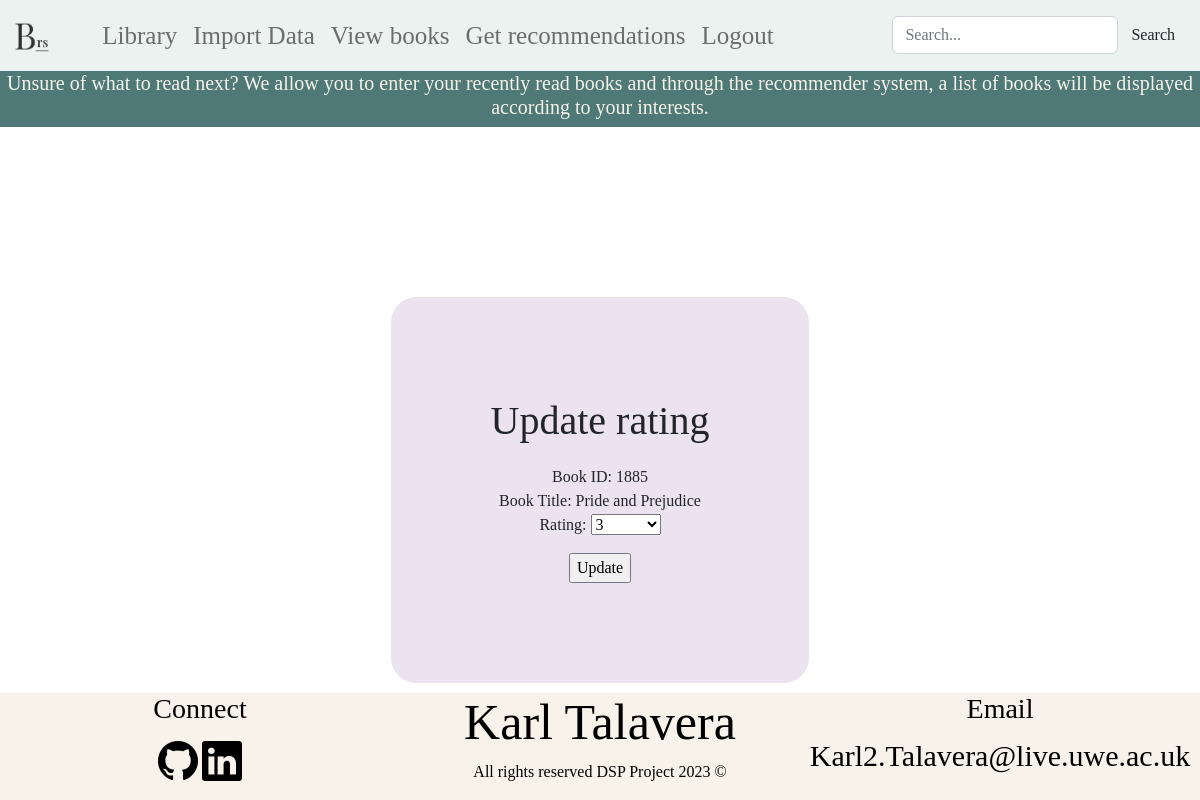
Page /update_rating/1885 (signed in) on the committed database.
### recommender_system/models.py (models this page shows)
class Book_Library(models.Model):
    id = models.AutoField(primary_key=True)
    library = models.ForeignKey(Library,null=True,blank=True, on_delete=models.CASCADE)
    book = models.ForeignKey(Book, null=True, blank=True, on_delete=models.CASCADE)
    rating_choices = ((1,1),(2,2),(3,3),(4,4),(5,5))
    rating = models.IntegerField(choices = rating_choices)

class Book(models.Model):
    book_id = models.AutoField(primary_key=True)
    title = models.CharField(max_length=255)
    cover_image = models.ImageField('media/bookImages/',null=True,blank=True)

### recommender_system/decorators.py (the view)
        def wrapper_func(request, *args, **kwargs):
            group = None
            if request.user.groups.exists():
                group = request.user.groups.all()[0].name
            if group in allowed_roles:
                return view_func(request, *args, **kwargs)
            else:
                return HttpResponse("You are not allowed to view this page")

### recommender_system/forms.py
class UpdateBookRatingForm(forms.ModelForm):
    class Meta:
        model = Book_Library
        fields = ['rating']

### recommender_system/templatetags/customtags.py (called while the page is built)
@register.filter
def has_group(user, group_name):
    return user.groups.filter(name=group_name).exists()

### recommender_system/views.py (called while the page is built)
@login_required(login_url='/login')
@allowed_users(allowed_roles='User')
def modify_book_rating(request,bookId):
    if bookId:
        user_library = Library.objects.get(user_id=request.user)
        book_rating = Book_Library.objects.get(Q(book_id=bookId) & Q(library= user_library))
        form = UpdateBookRatingForm(request.POST or None, instance=book_rating)
        if form.is_valid():
            form.save()
            return redirect(user_home)
        return render(request, 'recommender_system/update_book_rating.html', {'book': book_rating, 'form': form})
    return redirect(user_home)

### recommender_system/templates/recommender_system/update_book_rating.html (shortened to what this page needs)
{% extends 'recommender_system/parent.html' %}
{% block page %}
<div class="container">
    <div class ="update-form">
        <h1 id = "rating">Update rating</h1>
        <form method = "POST">
            <label>Book ID: </label>
            {{book.book.book_id}}
            <br>
            <label>Book Title: </label>
            {{book.book.title}}
            <br>
            {{form.as_p }}
            <input type="submit" value="Update">
        </form>
</div>
</div>
{% endblock %}

### recommender_system/static/recommender_system/main.css (style rules this page uses)
body { font-family: 'Times New Roman', Times, serif ; min-height:100vh; }

### recommender_system/templates/recommender_system/update_book_rating.html (style rules this page uses)
#rating { margin-bottom:20px; }
.container { display:grid; grid-template-columns: 1fr; text-align:center; margin-top:150px; }
.update-form { text-align:center; margin:auto; margin-top:20px; background-color: #ECE3F0; padding:100px; border-radius: 25px; }

### rows in the picture
Book_Library: book.book_id "1885", book "Pride and Prejudice", rating "3"
